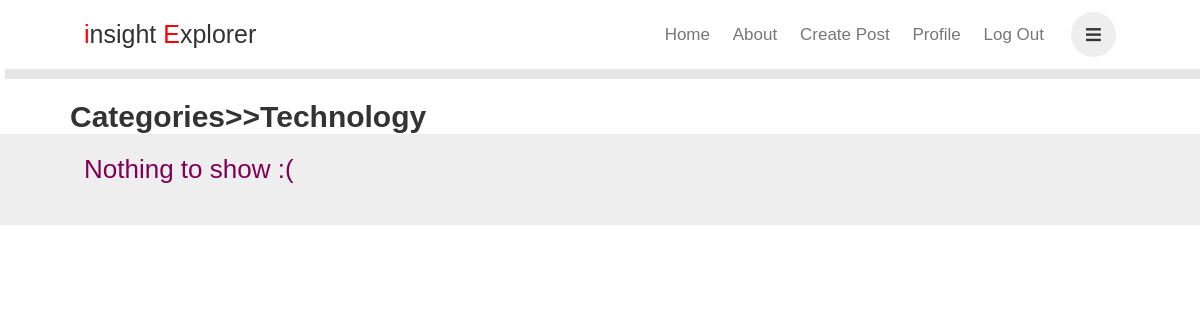
The page /category/Technology (signed in) on the database as committed earlier.
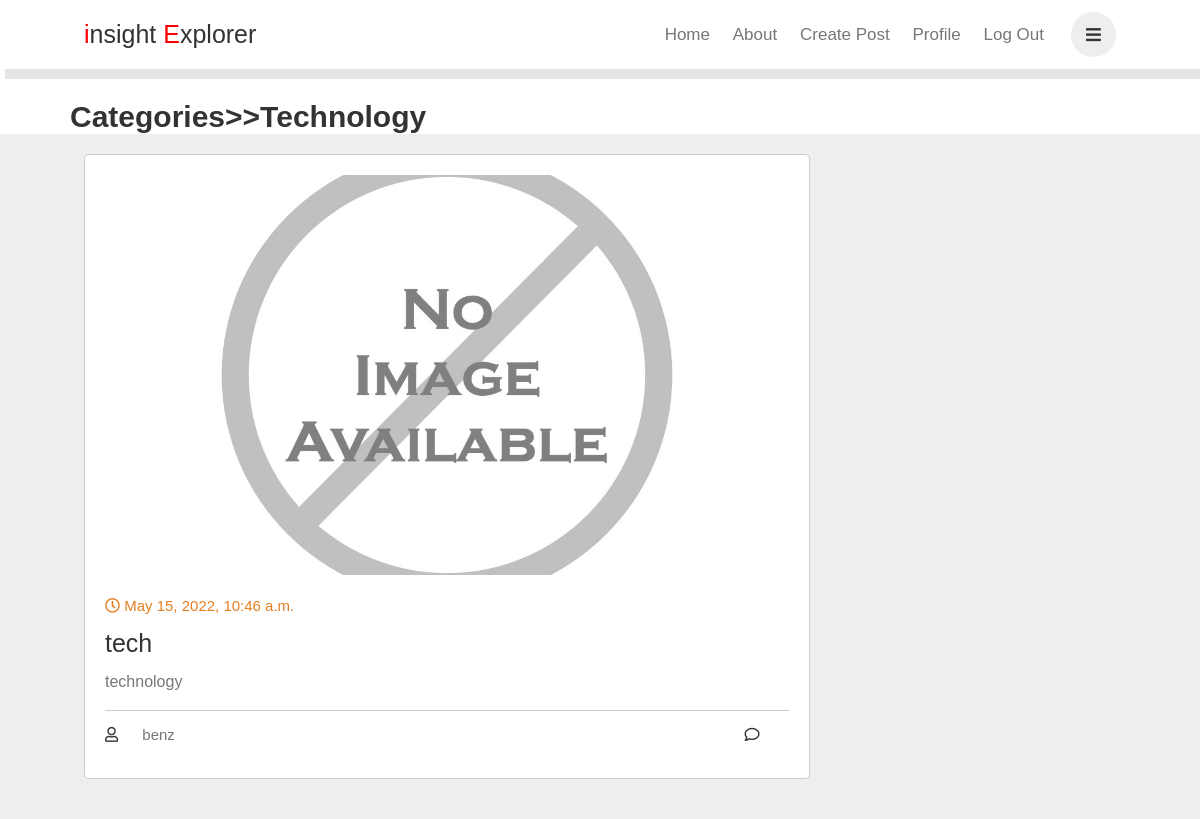
The same page on the database as committed later.
### blogapp/models.py (models this page shows)
class Post(models.Model):
    title = models.CharField(max_length=1000)
    body = models.TextField(max_length=10000)
    img = models.ImageField(upload_to="images/")
    date = models.DateTimeField(auto_now_add=True)
    category = models.CharField(max_length=20)
    name = models.CharField(max_length=50)

### blogapp/views.py (the view)
# urls.py: path('category/<str:val>',views.category, name='category'),
@login_required(login_url='login')
def category(request,val):
    objs = Post.objects.filter(category=val)
    return render(request, 'category.html', context={'obs': objs, 'obs2': val})

### templates/category.html (shortened to what this page needs)
{% load static %}
<!DOCTYPE html>
<html lang="en">
<head>
    <link rel="stylesheet" href="https://cdnjs.cloudflare.com/ajax/libs/font-awesome/5.15.3/css/all.min.css">
    <link rel="stylesheet" href="{% static './css/style9.css' %}">
</head>
<body>
    <div class="main">
    <header class="header">
        <a href="#" class="logo"><span>i</span>nsight <span>E</span>xplorer</a>
        <nav class="navbar">
            <a href="{% url 'home' %} " >Home</a>
            <a href="{% url 'about' %}" >About</a>
            <a href="{% url 'create' %} " >Create Post</a>
            <a href="/profile/{{user.username}}" >Profile</a>
            <a href="{% url 'logout' %}">Log out</a>
        </nav>
        <div class="icons">
            <i class="fas fa-bars" id="menu-bars"></i>
        </div>
    </header>
    </div>
    <div class="obj">
    <h1>Categories>>{{obs2}}</h1>
    <section class="container" id="posts">
        <div class="posts-container">
            {% if obs|length < 1 %}
            <h2>Nothing to show :(</h2>
            {% endif %}
            {% for ob in obs %}
            <div class="post">
                <img src="{{ob.img.url}}" alt="Image" class="image">
                <div class="date">
                    <i class="far fa-clock"></i>
                    <span>{{ob.date}}</span>
                </div>
                <h3 class="title">{{ob.title}}</h3>
                <p class="text">{{ob.body}}
                </p>
                <div class="links">
                    <a href="/profile/{{ob.name}}" class="user">
                        <i class="far fa-user"></i>
                        <span>{{ob.name}}</span>
                    </a>
                    <a href="/readmore/{{ob.id}}#comments" class="icon">
                        <i class="far fa-comment"></i>
                    </a>
                </div>
            </div>
            {% endfor %}
        </div>
    </section>
    </div>
</body>
</html>

### static/css/style9.css (style rules this page uses)
:root { --orange:#e67e22; --black:#333; --light-color:#777; --border:.1rem solid rgba(0,0,0,.2); --box-shadow:0.5rem 1rem rgba(0,0,0,.1); }
* { margin: 0; padding: 0; box-sizing: border-box; text-decoration: none; font-family: Verdana, Geneva, Tahoma, sans-serif; outline: none; border: none; font-weight: lighter; }
html { font-size: 62.5%; overflow-x: hidden; scroll-behavior: smooth; scroll-padding-top: 6rem; }
section { padding:2rem 7%; }
.header { position: fixed; top: 0; left: 0; right: 0; background: #fff; box-shadow: var(--box-shadow); display: flex; align-items: center; padding: 1.2rem 7%; z-index: 1; }
.header .logo { color: var(--black); font-size: 2.5rem; margin-right: auto; }
.header .logo span { color: red; }
.header .navbar a { color: var(--light-color); margin-right: 2rem; font-size: 1.7rem; text-transform: capitalize; }
.header .icons i { height: 4.5rem; line-height: 4.5rem; width: 4.5rem; text-align: center; color: var(--black); background: #eee; border-radius: 50%; margin-left: .7rem; font-size: 1.7rem; cursor: pointer; }
.container { display: grid; grid-template-columns: 2.5fr 1fr; gap:1.5rem; background: #eee; }
.posts-container { min-width: 70%; }
.container .posts-container .post { width: 100%; padding: 2rem; background: #fff; border: var(--border); border-radius: .5rem; margin-bottom: 2rem; }
.container .posts-container .post .image { height: 40rem; width: 100%; border-radius: .5rem; object-fit: cover; }
.container .posts-container .post .date { padding-top: 2rem; font-size: 1.5rem; color: var(--orange); }
.container .posts-container .post .title { padding-top: 1.5rem; font-size: 2.5rem; color: var(--black); }
.container .posts-container .post .text { color: var(--light-color); font-size: 1.6rem; line-height: 1.7; padding: 1rem 0; }
.container .posts-container .links { border-top: var(--border); margin-top: .5rem; padding-top: 1.5rem; display: flex; align-items: center; }
.container .posts-container .links .user { margin-right: auto; padding-bottom: 1.5rem; }
.container .posts-container .links .icon { padding-right: 1rem; padding-bottom: 1.5rem; }
.container .posts-container .links a { font-size: 1.5rem; color: var(--light-color); }
.container .posts-container .links a i { padding-right: 2rem; color: var(--black); }
.obj { padding-top: 100px; }
h1 { font-size: 3rem; font-weight: bold; padding-left: 70px; color: #333; }

Rows that differ between the two databases and show on the page:
added Post: img (placeholder picture), date "May 15, 2022, 10:46 a.m.", title "tech", body "technology", name "benz"
Other text that changed with them:
text no longer shown: "Nothing to show :("
